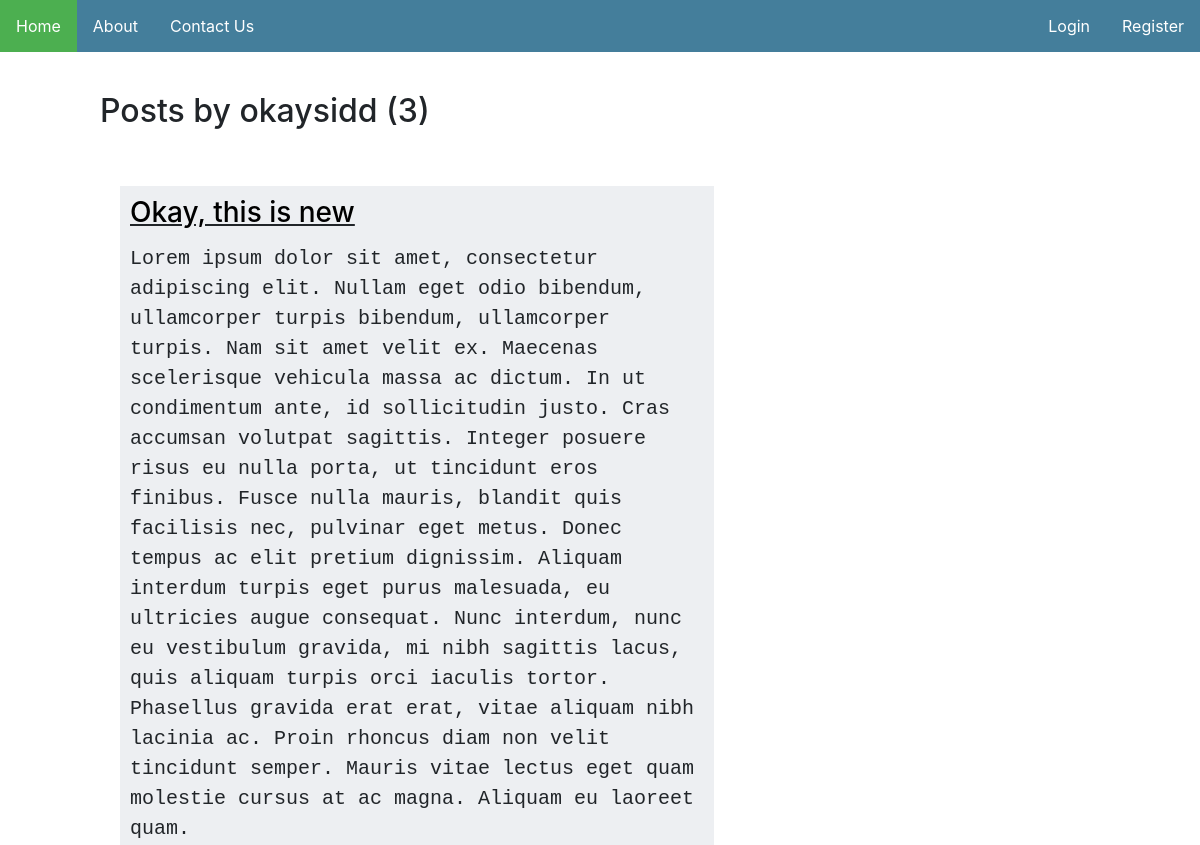
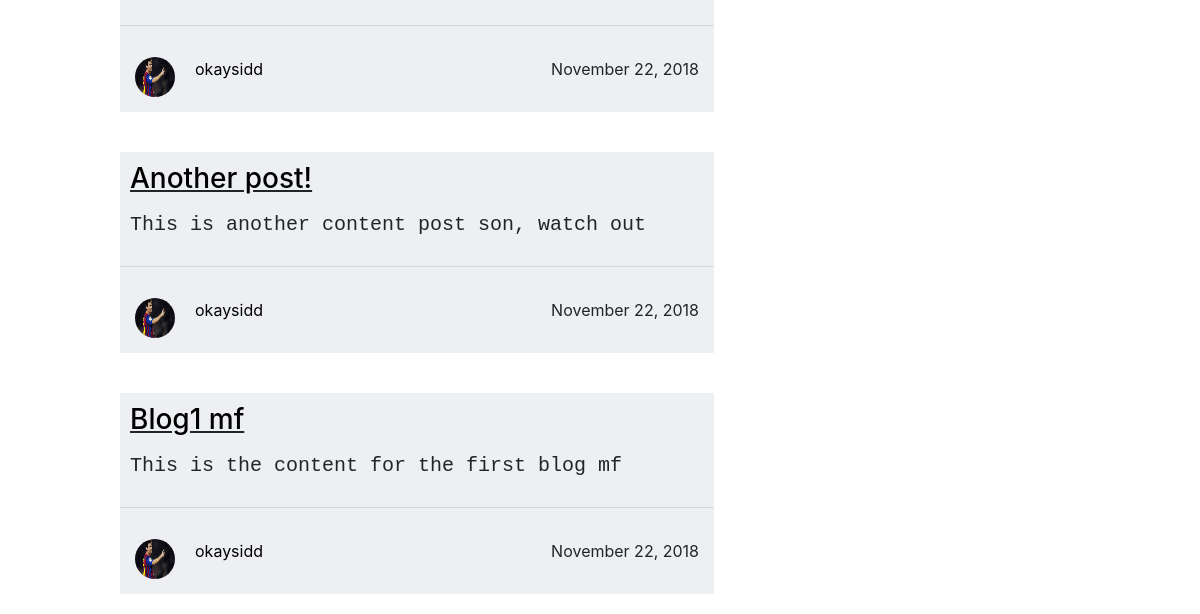
The page /user/okaysidd on the database as committed earlier (2 pictures, top to bottom).
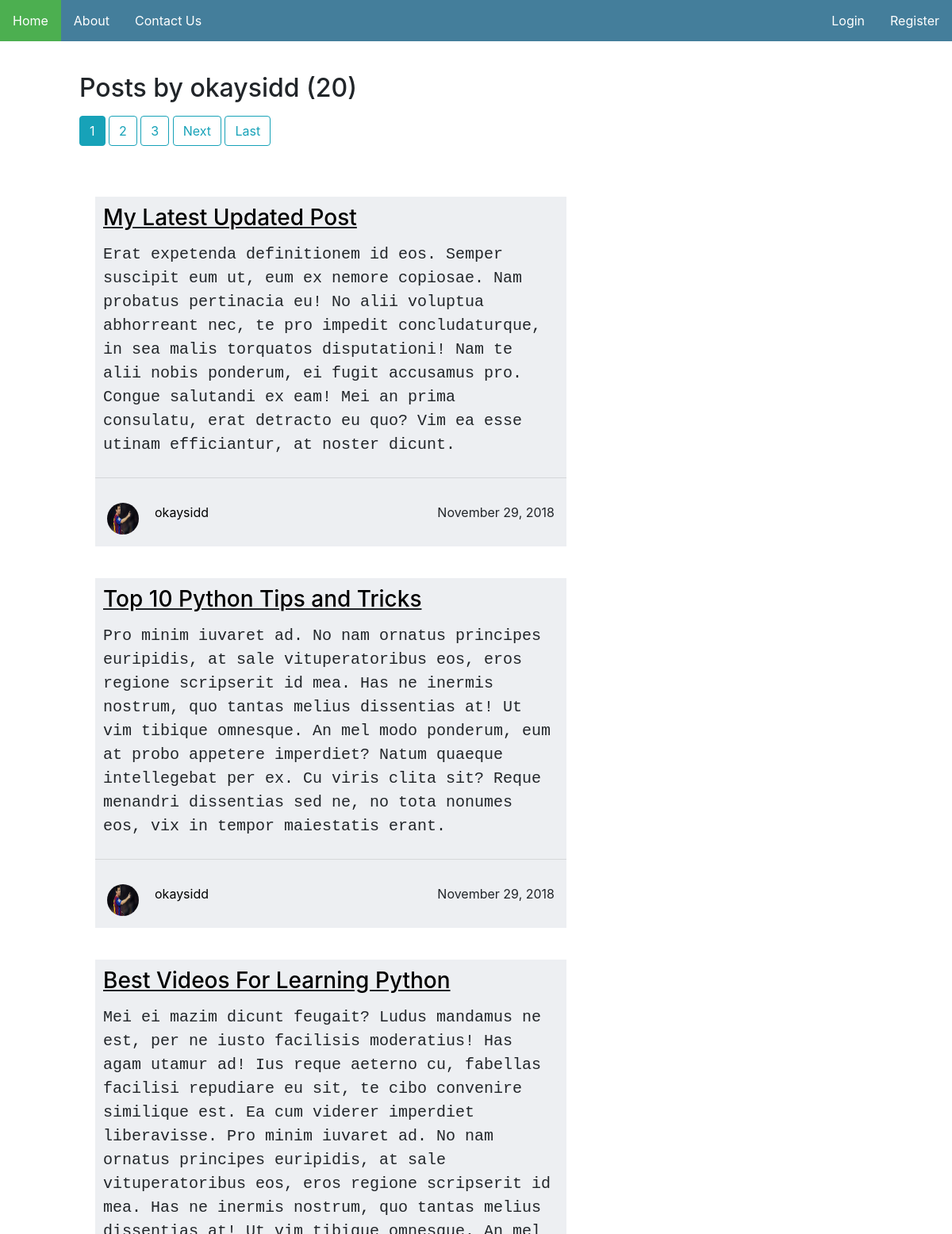
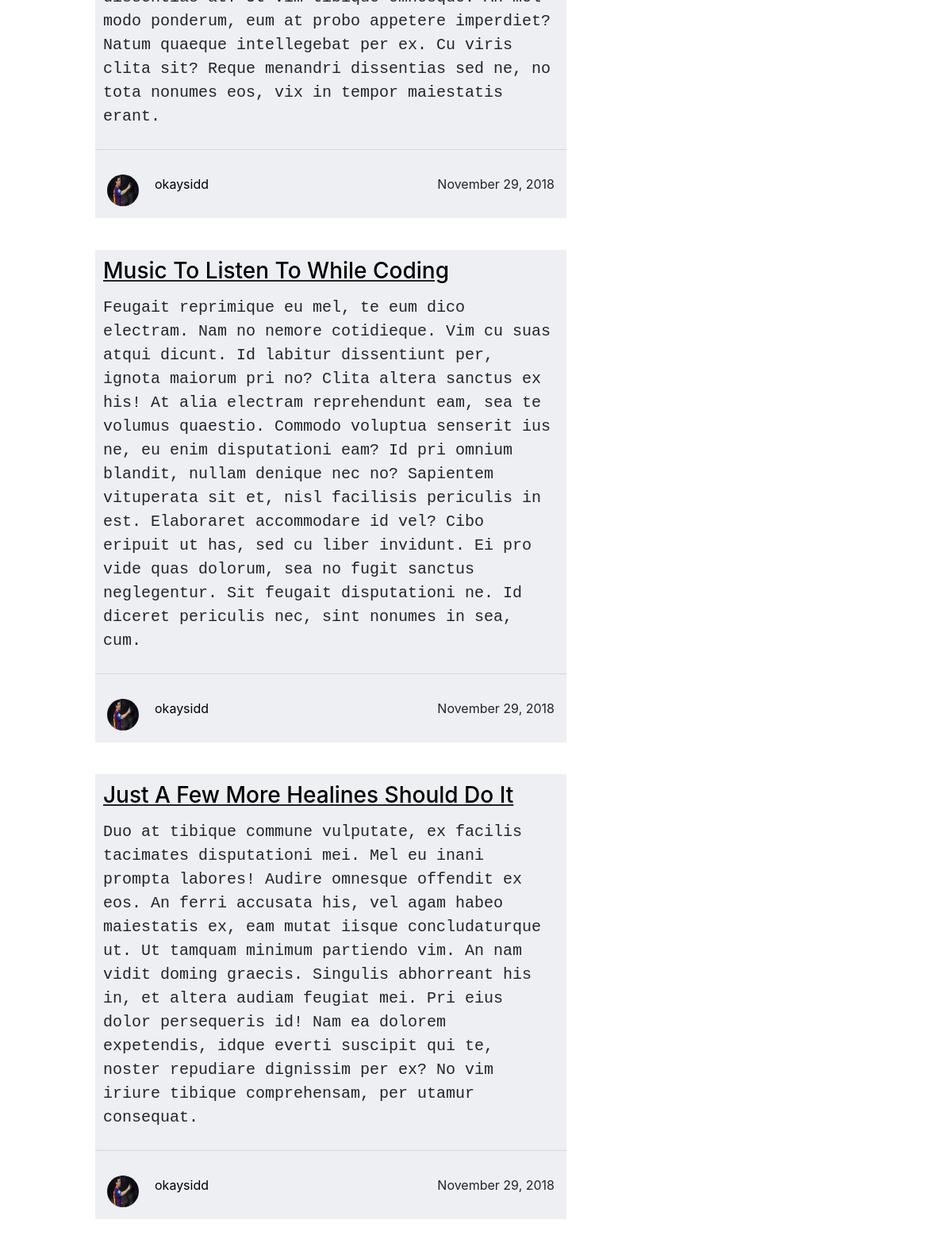
The same page on the database as committed later (2 pictures, top to bottom).
### blog/models.py (models this page shows, shortened)
class Post(models.Model):
    title = models.CharField(max_length=100)
    content = models.TextField()
    date_posted = models.DateTimeField(auto_now_add=True)
    author = models.ForeignKey(User, on_delete=models.CASCADE)

### users/models.py (models this page shows, shortened)
class Profile(models.Model):
    user = models.OneToOneField(User, on_delete=models.CASCADE)
    image = models.ImageField(default='default.jpeg', upload_to='profile_pics')

### blog/views.py (the view)
# urls.py: path('user/<str:username>', UserPostListView.as_view(), name='user_posts'),
class UserPostListView(ListView):
    model = Post
    template_name = 'blog/user_posts.html'
    context_object_name = 'posts'
    paginate_by = 5
    def get_queryset(self):
        user = get_object_or_404(User, username=self.kwargs.get('username'))
        return Post.objects.filter(author=user).order_by('-date_posted')

### blog/templates/blog/user_posts.html (shortened to what this page needs)
{% extends "blog/base.html" %}
{% block content %}
    <div style="margin-left: 100px; margin-top: 40px; margin-bottom: 20px; width: 55%; float:left;">
        <h2 class="mb-3">Posts by {{ view.kwargs.username }} ({{ page_obj.paginator.count }}) </h2>
        {% if is_paginated %}
            {% for num in page_obj.paginator.page_range %}
                {% if page_obj.number == num %}
                    <a class="btn btn-info mb-4" href="?page={{ num }}">{{ num }}</a>
                {% elif num > page_obj.number|add:'-3' and num < page_obj.number|add:'3' %}
                    <a class="btn btn-outline-info mb-4" href="?page={{ num }}">{{ num }}</a>
                {% endif %}
            {% endfor %}
            {% if page_obj.has_next %}
                <a class="btn btn-outline-info mb-4" href="?page={{ page_obj.next_page_number }}">Next</a>
                <a class="btn btn-outline-info mb-4" href="?page={{ page_obj.paginator.num_pages }}">Last</a>
            {% endif %}
        {% endif %}
    </div>
    {% for post in posts %}
        <div class="clearfix" style="margin-left: 100px; width: 55%; float:left;">
          <div class="box" style="float:left; background-color:#edeff2; width: 90%;">
            <h3 align="left" style="height: 40px;"><a style="color: black;" href="{% url 'post_detail' post.id %}">{{ post.title }}</a></h3>
            <p>{{ post.content }}</p>
            <hr>
            <div style="width: 100%; height: auto; overflow: hidden; padding: 15px">
                <a href="{% url 'user_posts' post.author.username %}">
                  <img class="rounded-circle" style="float: left; width:40px; height:40px;" src="{{ post.author.profile.image.url }}">
                </a>
                <div style="width: 65%; float: left; padding-left: 20px;">
                    <a style="color: black;" href="{% url 'user_posts' post.author.username %}">{{ post.author }}</a>
                </div>
              <div style="float: right;">{{ post.date_posted|date:'F d, Y' }}</div>
            </div>
          </div>
        </div>
    {% endfor %}
{% endblock content %}

Rows that differ between the two databases and show on the page:
no longer on this page (row unchanged): Post: title "Okay, this is new", content "Lorem ipsum dolor sit amet, consectetur adipiscing elit. Nullam eget odio bibendum, ullamcorper turpis bibendum, ullamcorper turpis. Nam sit amet velit ex. Maecenas scelerisque vehicula massa ac dictum. In ut condimentum ante, id sollicitudin justo. Cras accumsan volutpat sagittis. Integer posuere risus eu nulla porta, ut tincidunt eros finibus. Fusce nulla mauris, blandit quis facilisis nec, pulvinar eget metus. Donec tempus ac elit pretium dignissim. Aliquam interdum turpis eget purus malesuada, eu ultricies augue consequat. Nunc interdum, nunc eu vestibulum gravida, mi nibh sagittis lacus, quis aliquam turpis orci iaculis tortor. Phasellus gravida erat erat, vitae aliquam nibh lacinia…", author.profile.image (picture), author "okaysidd", date_posted "November 22, 2018"
no longer on this page (row unchanged): Post: title "Another post!", content "This is another content post son, watch out", author.profile.image (picture), author "okaysidd", date_posted "November 22, 2018"
no longer on this page (row unchanged): Post: title "Blog1 mf", content "This is the content for the first blog mf", author.profile.image (picture), author "okaysidd", date_posted "November 22, 2018"
added Post: title "My Latest Updated Post", content "Erat expetenda definitionem id eos. Semper suscipit eum ut, eum ex nemore copiosae. Nam probatus pertinacia eu! No alii voluptua abhorreant nec, te pro impedit concludaturque, in sea malis torquatos disputationi! Nam te alii nobis ponderum, ei fugit accusamus pro. Congue salutandi ex eam! Mei an prima consulatu, erat detracto eu quo? Vim ea esse utinam efficiantur, at noster dicunt.", author.profile.image (picture), author "okaysidd", date_posted "November 29, 2018"
added Post: title "Top 10 Python Tips and Tricks", content "Pro minim iuvaret ad. No nam ornatus principes euripidis, at sale vituperatoribus eos, eros regione scripserit id mea. Has ne inermis nostrum, quo tantas melius dissentias at! Ut vim tibique omnesque. An mel modo ponderum, eum at probo appetere imperdiet? Natum quaeque intellegebat per ex. Cu viris clita sit? Reque menandri dissentias sed ne, no tota nonumes eos, vix in tempor maiestatis erant.", author.profile.image (picture), author "okaysidd", date_posted "November 29, 2018"
added Post: title "Best Videos For Learning Python", content "Mei ei mazim dicunt feugait? Ludus mandamus ne est, per ne iusto facilisis moderatius! Has agam utamur ad! Ius reque aeterno cu, fabellas facilisi repudiare eu sit, te cibo convenire similique est. Ea cum viderer imperdiet liberavisse. Pro minim iuvaret ad. No nam ornatus principes euripidis, at sale vituperatoribus eos, eros regione scripserit id mea. Has ne inermis nostrum, quo tantas melius dissentias at! Ut vim tibique omnesque. An mel modo ponderum, eum at probo appetere imperdiet? Natum quaeque intellegebat per ex. Cu viris clita sit? Reque menandri dissentias sed ne, no tota nonumes eos, vix in tempor maiestatis erant.", author.profile.image (picture), author "okaysidd", date_posted "November 29, 2018"
added Post: title "Music To Listen To While Coding", content "Feugait reprimique eu mel, te eum dico electram. Nam no nemore cotidieque. Vim cu suas atqui dicunt. Id labitur dissentiunt per, ignota maiorum pri no? Clita altera sanctus ex his! At alia electram reprehendunt eam, sea te volumus quaestio. Commodo voluptua senserit ius ne, eu enim disputationi eam? Id pri omnium blandit, nullam denique nec no? Sapientem vituperata sit et, nisl facilisis periculis in est. Elaboraret accommodare id vel? Cibo eripuit ut has, sed cu liber invidunt. Ei pro vide quas dolorum, sea no fugit sanctus neglegentur. Sit feugait disputationi ne. Id diceret periculis nec, sint nonumes in sea, cum.", author.profile.image (picture), author "okaysidd", date_posted "November 29, 2018"
added Post: title "Just A Few More Healines Should Do It", content "Duo at tibique commune vulputate, ex facilis tacimates disputationi mei. Mel eu inani prompta labores! Audire omnesque offendit ex eos. An ferri accusata his, vel agam habeo maiestatis ex, eam mutat iisque concludaturque ut. Ut tamquam minimum partiendo vim. An nam vidit doming graecis. Singulis abhorreant his in, et altera audiam feugiat mei. Pri eius dolor persequeris id! Nam ea dolorem expetendis, idque everti suscipit qui te, noster repudiare dignissim per ex? No vim iriure tibique comprehensam, per utamur consequat.", author.profile.image (picture), author "okaysidd", date_posted "November 29, 2018"
Other text that changed with them:
{{ page_obj.paginator.count }}: "3" → "20"
new list line: "1"
new list line: "2"
new list line: "3"
text now shown: "Next Last"
